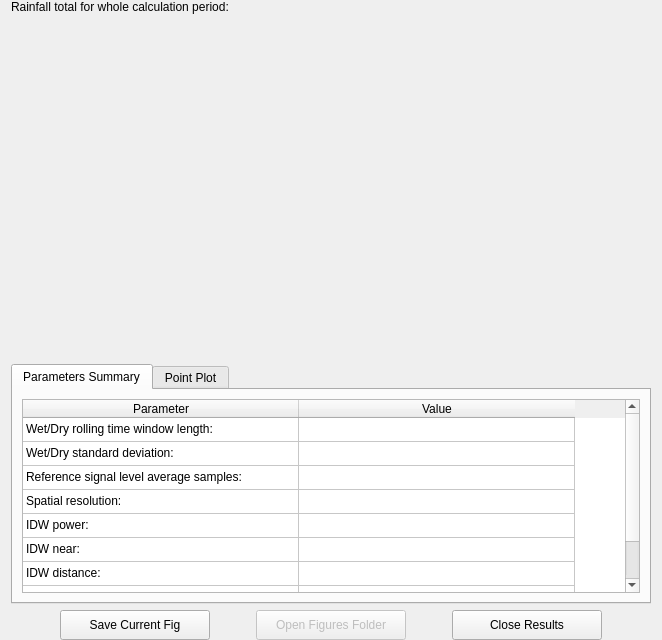
       <widget class="QWidget" name="widgetMainRight" native="true">
        <layout class="QVBoxLayout" name="verticalLayout_3">
         <property name="topMargin">
          <number>0</number>
         </property>
         <property name="bottomMargin">
          <number>0</number>
         </property>
         <item>
          <widget class="QWidget" name="widgetMainRightTop" native="true">
           <layout class="QHBoxLayout" name="horizontalLayout_8">
            <property name="leftMargin">
             <number>0</number>
            </property>
            <property name="topMargin">
             <number>0</number>
            </property>
            <property name="rightMargin">
             <number>0</number>
            </property>
            <property name="bottomMargin">
             <number>0</number>
            </property>
            <item>
             <widget class="QWidget" name="widgetMainRightCenterLeft" native="true">
              <layout class="QGridLayout" name="gridLayout_2">
               <property name="leftMargin">
                <number>0</number>
               </property>
               <property name="topMargin">
                <number>0</number>
               </property>
               <property name="rightMargin">
                <number>0</number>
               </property>
               <property name="bottomMargin">
                <number>0</number>
               </property>
               <property name="verticalSpacing">
                <number>0</number>
               </property>
               <item row="0" column="0">
                <widget class="QLabel" name="label_13">
                 <property name="sizePolicy">
                  <sizepolicy hsizetype="Preferred" vsizetype="Fixed">
                   <horstretch>0</horstretch>
                   <verstretch>0</verstretch>
                  </sizepolicy>
                 </property>
                 <property name="minimumSize">
                  <size>
                   <width>0</width>
                   <height>0</height>
                  </size>
                 </property>
                 <property name="text">
                  <string>Rainfall total for whole calculation period:</string>
                 </property>
                </widget>
               </item>
               <item row="1" column="0">
                <widget class="QWidget" name="widgetTotalFrame" native="true">
                 <property name="sizePolicy">
                  <sizepolicy hsizetype="Preferred" vsizetype="Preferred">
                   <horstretch>0</horstretch>
                   <verstretch>0</verstretch>
                  </sizepolicy>
                 </property>
                 <property name="minimumSize">
                  <size>
                   <width>399</width>
                   <height>344</height>
                  </size>
                 </property>
                 <property name="maximumSize">
                  <size>
                   <width>10000</width>
                   <height>344</height>
                  </size>
                 </property>
                 <layout class="QGridLayout" name="layoutOverallPlot">
                  <property name="leftMargin">
                   <number>0</number>
                  </property>
                  <property name="topMargin">
                   <number>0</number>
                  </property>
                  <property name="rightMargin">
                   <number>0</number>
                  </property>
                  <property name="bottomMargin">
                   <number>0</number>
                  </property>
                  <property name="spacing">
                   <number>0</number>
                  </property>
                 </layout>
                </widget>
               </item>
              </layout>
             </widget>
            </item>
           </layout>
          </widget>
         </item>
         <item>
          <widget class="QTabWidget" name="tabMainRightCenter">
           <property name="sizePolicy">
            <sizepolicy hsizetype="Expanding" vsizetype="Expanding">
             <horstretch>0</horstretch>
             <verstretch>0</verstretch>
            </sizepolicy>
           </property>
           <property name="currentIndex">
            <number>0</number>
           </property>
           <widget class="QWidget" name="tab">
            <attribute name="title">
             <string>Parameters Summary</string>
            </attribute>
            <layout class="QGridLayout" name="gridLayout_3">
             <item row="0" column="0">
              <widget class="QTableWidget" name="tableParams">
               <property name="showGrid">
                <bool>true</bool>
               </property>
               <property name="gridStyle">
                <enum>Qt::SolidLine</enum>
               </property>
               <property name="rowCount">
                <number>9</number>
               </property>
               <property name="columnCount">
                <number>2</number>
               </property>
               <attribute name="horizontalHeaderDefaultSectionSize">
                <number>276</number>
               </attribute>
               <attribute name="horizontalHeaderMinimumSectionSize">
                <number>150</number>
               </attribute>
               <attribute name="verticalHeaderVisible">
                <bool>false</bool>
               </attribute>
               <attribute name="verticalHeaderDefaultSectionSize">
                <number>24</number>
               </attribute>
               <row/>
               <row/>
               <row/>
               <row/>
               <row/>
               <row/>
               <row/>
               <row/>
               <row/>
               <column>
                <property name="text">
                 <string>Parameter</string>
                </property>
               </column>
               <column>
                <property name="text">
                 <string>Value</string>
                </property>
               </column>
               <item row="0" column="0">
                <property name="text">
                 <string>Wet/Dry rolling time window length:</string>
                </property>
                <property name="flags">
                 <set>ItemIsEnabled</set>
                </property>
               </item>
               <item row="0" column="1">
                <property name="text">
                 <string/>
                </property>
                <property name="flags">
                 <set>ItemIsEnabled</set>
                </property>
               </item>
               <item row="1" column="0">
                <property name="text">
                 <string>Wet/Dry standard deviation:</string>
                </property>
                <property name="flags">
                 <set>ItemIsEnabled</set>
                </property>
               </item>
               <item row="1" column="1">
                <property name="text">
                 <string/>
                </property>
                <property name="flags">
                 <set>ItemIsEnabled</set>
                </property>
               </item>
               <item row="2" column="0">
                <property name="text">
                 <string>Reference signal level average samples:</string>
                </property>
                <property name="flags">
                 <set>ItemIsEnabled</set>
                </property>
               </item>
               <item row="2" column="1">
                <property name="text">
                 <string/>
                </property>
                <property name="flags">
                 <set>ItemIsEnabled</set>
                </property>
               </item>
               <item row="3" column="0">
                <property name="text">
                 <string>Spatial resolution:</string>
                </property>
                <property name="flags">
                 <set>ItemIsEnabled</set>
                </property>
               </item>
               <item row="3" column="1">
                <property name="text">
                 <string/>
                </property>
                <property name="flags">
                 <set>ItemIsEnabled</set>
                </property>
               </item>
               <item row="4" column="0">
                <property name="text">
                 <string>IDW power:</string>
                </property>
                <property name="flags">
                 <set>ItemIsEnabled</set>
                </property>
               </item>
               <item row="4" column="1">
                <property name="text">
                 <string/>
                </property>
                <property name="flags">
                 <set>ItemIsEnabled</set>
                </property>
               </item>
               <item row="5" column="0">
                <property name="text">
                 <string>IDW near:</string>
                </property>
                <property name="flags">
                 <set>ItemIsEnabled</set>
                </property>
               </item>
               <item row="5" column="1">
                <property name="text">
                 <string/>
                </property>
                <property name="flags">
                 <set>ItemIsEnabled</set>
                </property>
               </item>
               <item row="6" column="0">
                <property name="text">
                 <string>IDW distance:</string>
                </property>
                <property name="flags">
                 <set>ItemIsEnabled</set>
                </property>
               </item>
               <item row="6" column="1">
                <property name="text">
                 <string/>
                </property>
                <property name="flags">
                 <set>ItemIsEnabled</set>
                </property>
               </item>
               <item row="7" column="0">
                <property name="text">
                 <string>WAA Schleiss maximum:</string>
                </property>
                <property name="flags">
                 <set>ItemIsEnabled</set>
                </property>
               </item>
               <item row="7" column="1">
                <property name="text">
                 <string/>
                </property>
                <property name="flags">
                 <set>ItemIsEnabled</set>
                </property>
               </item>
               <item row="8" column="0">
                <property name="text">
                 <string>WAA Schleiss tau:</string>
                </property>
                <property name="flags">
                 <set>ItemIsEnabled</set>
                </property>
               </item>
               <item row="8" column="1">
                <property name="text">
                 <string/>
                </property>
                <property name="flags">
                 <set>ItemIsEnabled</set>
                </property>
               </item>
              </widget>
             </item>
            </layout>
           </widget>
           <widget class="QWidget" name="tab_3">
            <attribute name="title">
             <string>Point Plot</string>
            </attribute>
            <layout class="QGridLayout" name="gridLayout_7">
             <item row="0" column="0">
              <widget class="QLabel" name="label">
               <property name="text">
                <string>UNDER CONSTRUCTION</string>
               </property>
               <property name="alignment">
                <set>Qt::AlignCenter</set>
               </property>
              </widget>
             </item>
            </layout>
           </widget>
          </widget>
         </item>
         <item>
          <widget class="QWidget" name="widgetMainRightBottom" native="true">
           <property name="sizePolicy">
            <sizepolicy hsizetype="Preferred" vsizetype="Fixed">
             <horstretch>0</horstretch>
             <verstretch>0</verstretch>
            </sizepolicy>
           </property>
           <layout class="QHBoxLayout" name="horizontalLayout_3">
            <property name="topMargin">
             <number>0</number>
            </property>
            <property name="bottomMargin">
             <number>0</number>
            </property>
            <item>
             <spacer name="horizontalSpacer_7">
              <property name="orientation">
               <enum>Qt::Horizontal</enum>
              </property>
              <property name="sizeHint" stdset="0">
               <size>
                <width>40</width>
                <height>20</height>
               </size>
              </property>
             </spacer>
            </item>
            <item>
             <widget class="QPushButton" name="buttSave">
              <property name="minimumSize">
               <size>
                <width>150</width>
                <height>30</height>
               </size>
              </property>
              <property name="text">
               <string>Save Current Fig</string>
              </property>
             </widget>
            </item>
            <item>
             <spacer name="horizontalSpacer_5">
              <property name="orientation">
               <enum>Qt::Horizontal</enum>
              </property>
              <property name="sizeHint" stdset="0">
               <size>
                <width>40</width>
                <height>20</height>
               </size>
              </property>
             </spacer>
            </item>
            <item>
             <widget class="QPushButton" name="buttOpenFolder">
              <property name="enabled">
               <bool>false</bool>
              </property>
              <property name="sizePolicy">
               <sizepolicy hsizetype="Fixed" vsizetype="Fixed">
                <horstretch>0</horstretch>
                <verstretch>0</verstretch>
               </sizepolicy>
              </property>
              <property name="minimumSize">
               <size>
                <width>150</width>
                <height>30</height>
               </size>
              </property>
              <property name="text">
               <string>Open Figures Folder</string>
              </property>
             </widget>
            </item>
            <item>
             <spacer name="horizontalSpacer_10">
              <property name="orientation">
               <enum>Qt::Horizontal</enum>
              </property>
              <property name="sizeHint" stdset="0">
               <size>
                <width>40</width>
                <height>20</height>
               </size>
              </property>
             </spacer>
            </item>
            <item>
             <widget class="QPushButton" name="buttClose">
              <property name="sizePolicy">
               <sizepolicy hsizetype="Fixed" vsizetype="Fixed">
                <horstretch>0</horstretch>
                <verstretch>0</verstretch>
               </sizepolicy>
              </property>
              <property name="minimumSize">
               <size>
                <width>150</width>
                <height>30</height>
               </size>
              </property>
              <property name="text">
               <string>Close Results</string>
              </property>
             </widget>
            </item>
            <item>
             <spacer name="horizontalSpacer_9">
              <property name="orientation">
               <enum>Qt::Horizontal</enum>
              </property>
              <property name="sizeHint" stdset="0">
               <size>
                <width>40</width>
                <height>20</height>
               </size>
              </property>
             </spacer>
            </item>
           </layout>
          </widget>
         </item>
        </layout>
       </widget>
